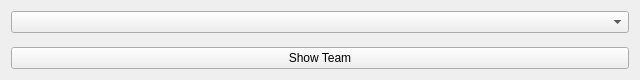
<?xml version="1.0" encoding="UTF-8"?>
<ui version="4.0">
 <class>teamsChoose</class>
 <widget class="QWidget" name="teamsChoose">
  <property name="geometry">
   <rect>
    <x>0</x>
    <y>0</y>
    <width>640</width>
    <height>80</height>
   </rect>
  </property>
  <property name="windowTitle">
   <string>Teams List</string>
  </property>
  <layout class="QVBoxLayout" name="verticalLayout">
   <item>
    <widget class="QComboBox" name="teamsList"/>
   </item>
   <item>
    <spacer name="verticalSpacer">
     <property name="orientation">
      <enum>Qt::Vertical</enum>
     </property>
     <property name="sizeHint" stdset="0">
      <size>
       <width>20</width>
       <height>40</height>
      </size>
     </property>
    </spacer>
   </item>
   <item>
    <widget class="QPushButton" name="applyButton">
     <property name="text">
      <string>Show Team</string>
     </property>
    </widget>
   </item>
  </layout>
 </widget>
 <resources/>
 <connections/>
</ui>
